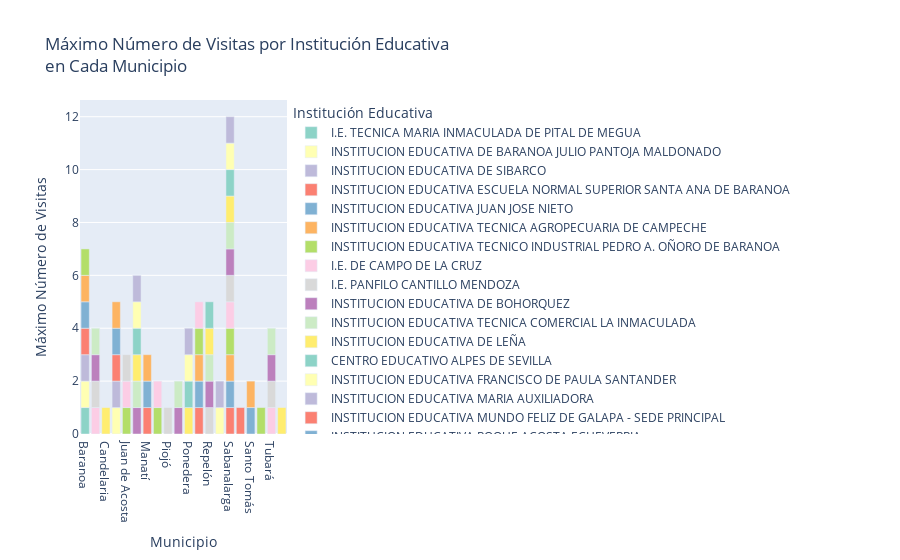

Here is the notebook cell this chart was saved with:
### Code cell
if 'Nombre IED' not in segunda_hoja.columns or 'Código' not in segunda_hoja.columns:
    raise ValueError("Las columnas 'institucion' y 'codigo' deben existir en el DataFrame.")


#agrupacion por institucion
Conteo_Codigos = segunda_hoja.groupby('Nombre IED').agg({'Código': 'count'}).reset_index()
Conteo_Codigos = Conteo_Codigos.rename(columns={'Código': 'Cantidad'})

# Agrupar por 'Municipio' y 'Nombre IED' y calcular el número máximo de 'N° Visita'
municipio_institucion_visita = segunda_hoja.groupby(['Municipio', 'Nombre IED'])['N° Visita'].max().reset_index()

# Cambiar nombre de columnas
municipio_institucion_visita = municipio_institucion_visita.rename(columns={'N° Visita': 'Max Visitas'})

# Crear el gráfico de barras con Plotly Express
fig = px.bar(
    municipio_institucion_visita,
    x='Municipio',
    y='Max Visitas',
    color='Nombre IED',
    title='Máximo Número de Visitas por Institución Educativa<br>en Cada Municipio',
    labels={
        'Municipio': 'Municipio',
        'Max Visitas': 'Máximo Número de Visitas',
        'Nombre IED': 'Institución Educativa'
    },
    color_discrete_sequence=px.colors.qualitative.Set3  # Opcional: Cambia la paleta de colores
)

fig.show()

print(Conteo_Codigos)
